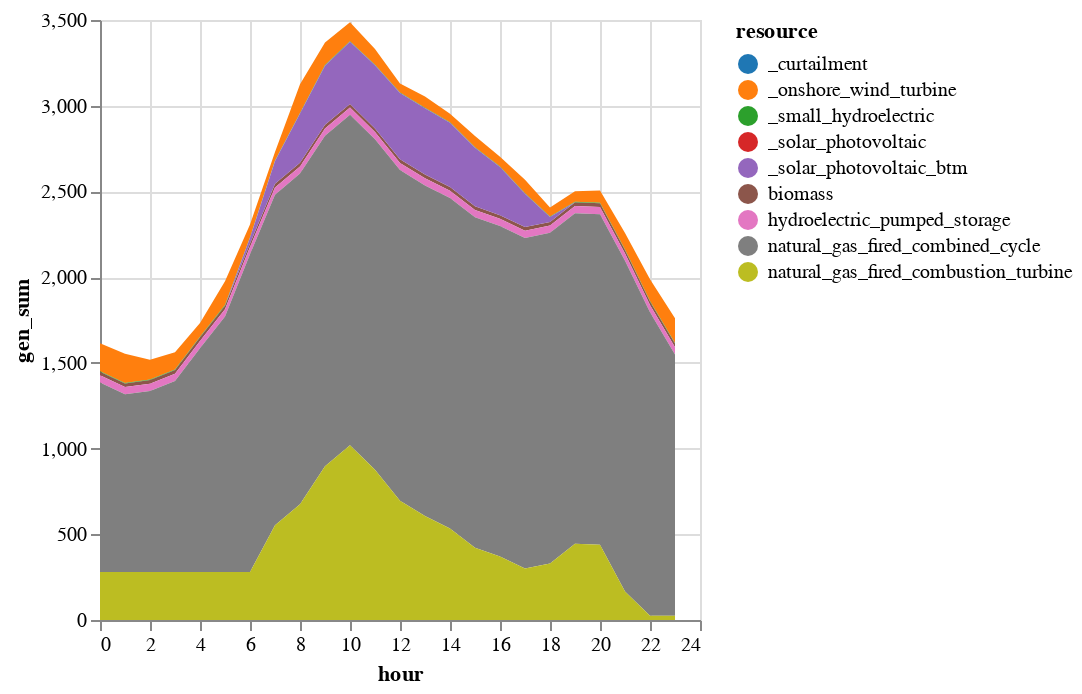

Write notebook code for a chart like this one.
### Code cell
# Add in BTM solar and curtailment and plot results

sol_gen = innerjoin(solution.gen, 
                    gen_df[!, [:r_id, :resource]], 
                    on = :r_id)
sol_gen = combine(groupby(sol_gen, [:resource, :hour]), 
            :gen => sum)

# Rename generators (for plotting purposes)
sol_gen[sol_gen.resource .== "solar_photovoltaic", :resource] .= "_solar_photovoltaic"
sol_gen[sol_gen.resource .== "onshore_wind_turbine", :resource] .= "_onshore_wind_turbine"
sol_gen[sol_gen.resource .== "small_hydroelectric", :resource] .= "_small_hydroelectric"

# BTM solar
btm = DataFrame(resource = repeat(["_solar_photovoltaic_btm"]; outer=length(T_period)), 
    hour = T_period,
    gen_sum = gen_variable_multi[gen_variable_multi.gen_full .== "wec_sdge_solar_photovoltaic_1.0",:cf] * 600)
append!(sol_gen, btm)

# Curtailment
curtail = combine(groupby(solution.curtail, [:hour]),
            :curt => sum)
curtail[!, :resource] .= "_curtailment"
rename!(curtail, :curt_sum => :gen_sum)
append!(sol_gen, curtail[:,[:resource, :hour, :gen_sum]])

# Rescale hours
sol_gen.hour = sol_gen.hour .- T_period[1]

sol_gen |>
@vlplot(:area, 
    x=:hour, y={:gen_sum, stack=:zero}, 
    color={"resource:n", scale={scheme="category10"}})

### Figure 1 — Vega-Lite specification as saved in the notebook (floating-point values rounded to 4 significant figures; data arrays with more than 128 entries replaced by an {"elided": "..."} marker saying what was removed)
{"data": {"values": {"elided": "216 records"}}, "encoding": {"color": {"field": "resource", "scale": {"scheme": "category10"}, "type": "nominal"}, "x": {"field": "hour", "type": "quantitative"}, "y": {"field": "gen_sum", "stack": "zero", "type": "quantitative"}}, "mark": "area"}
